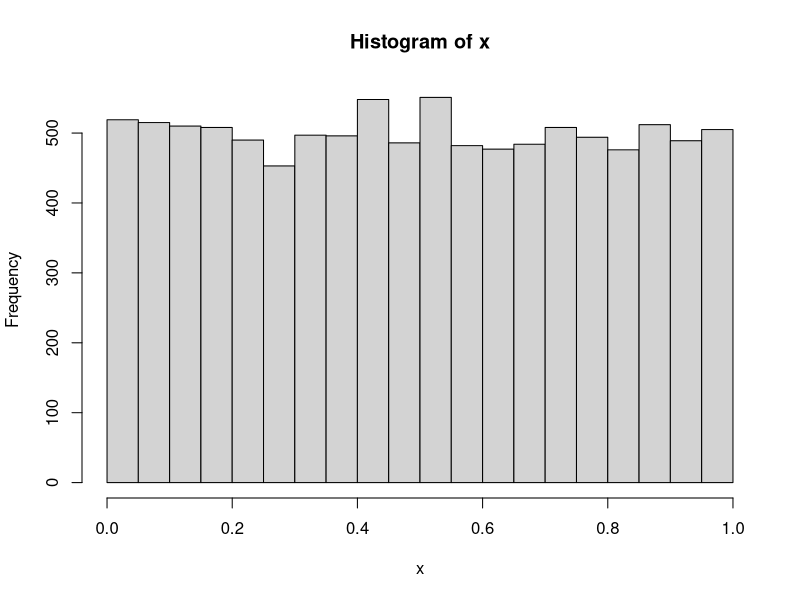
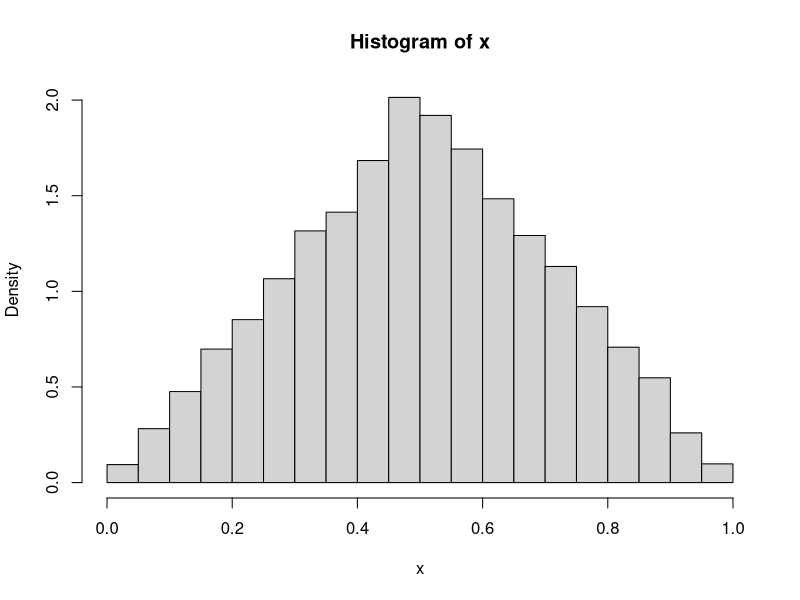
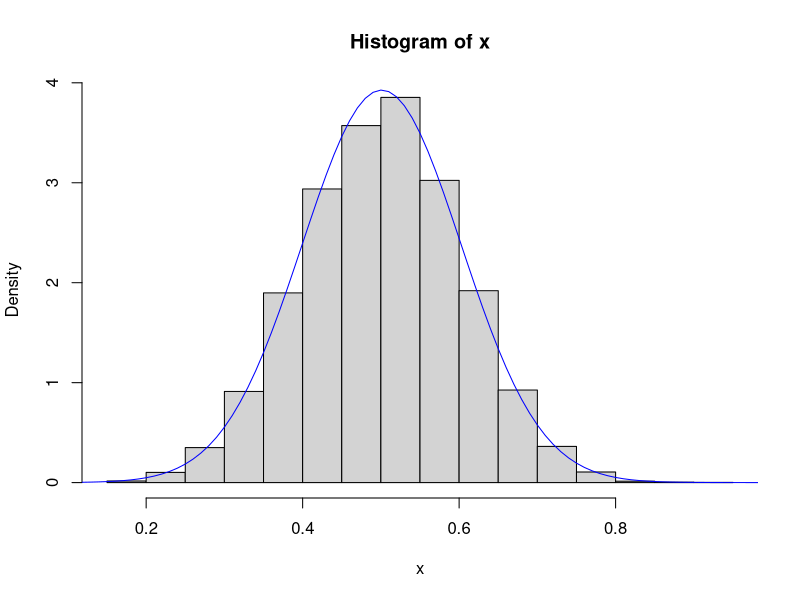

These figures' R source, in order:
# -------------------------------------------------------------------
# Lecture 2: Random variables and probability distributions

# Required libraries: --
  rm(list=ls())
  # source("http://klein.uk/R/myfunctions.R")
  ls()
# -------------------------------------------------------------------


# --- Simulation: de Mere's Problem (page 2) -------------------

  set.seed(123)

# Simulate 4 throws of a single die
  dice4 = sample(6,4,T)
# Check condition
  6 %in% dice4
# 1000 simulations
  e = sapply(1:1000, function(x) 6 %in% sample(6,4,T))
# frequency table
  table(e)
# relative frequency
  mean(e)

# Simulate 24 throws of two dice
  dice24.1 = sample(6,24,T); dice24.2 = sample(6,24,T)
# Check condition
  12 %in% (dice24.1 + dice24.2)
# 1000 simulations
  f = sapply(1:1000, function(x) 12 %in% (sample(6,24,T) + sample(6,24,T)))
# frequency table 
  table(f)
# relative frequency
  mean(f)




# --- Simulation: Central Limit Theorem (page 27) -------------------

# 10,000 draws from a uniform distribution. This is the parent distribution which is obviously non-Normal.
  x = runif(10000)
  hist(x)

# To compute an average, two observations are drawn at random from the parent distribution and averaged. 
# Then another sample of two is drawn and another value average is computed. This process is repeated 10,000 times.
  x = sapply(1:10000, function(x) mean(runif(2)) )
# Distribution of averages of two
  hist(x, freq=F)

# Repeatedly taking eight from the parent distribution and computing averages
  x = sapply(1:10000, function(x) mean(runif(8)) )
  hist(x, freq=F)
# Distribution of the mean approaches a Normal distribution
  lines(x=seq(0,1,.01), y=dnorm(seq(0,1,.01), mean(x), sd(x)), col="blue")




# -------------------------------------------------------------------
# --- End of Session ------------------------------------------------

  q("no")
